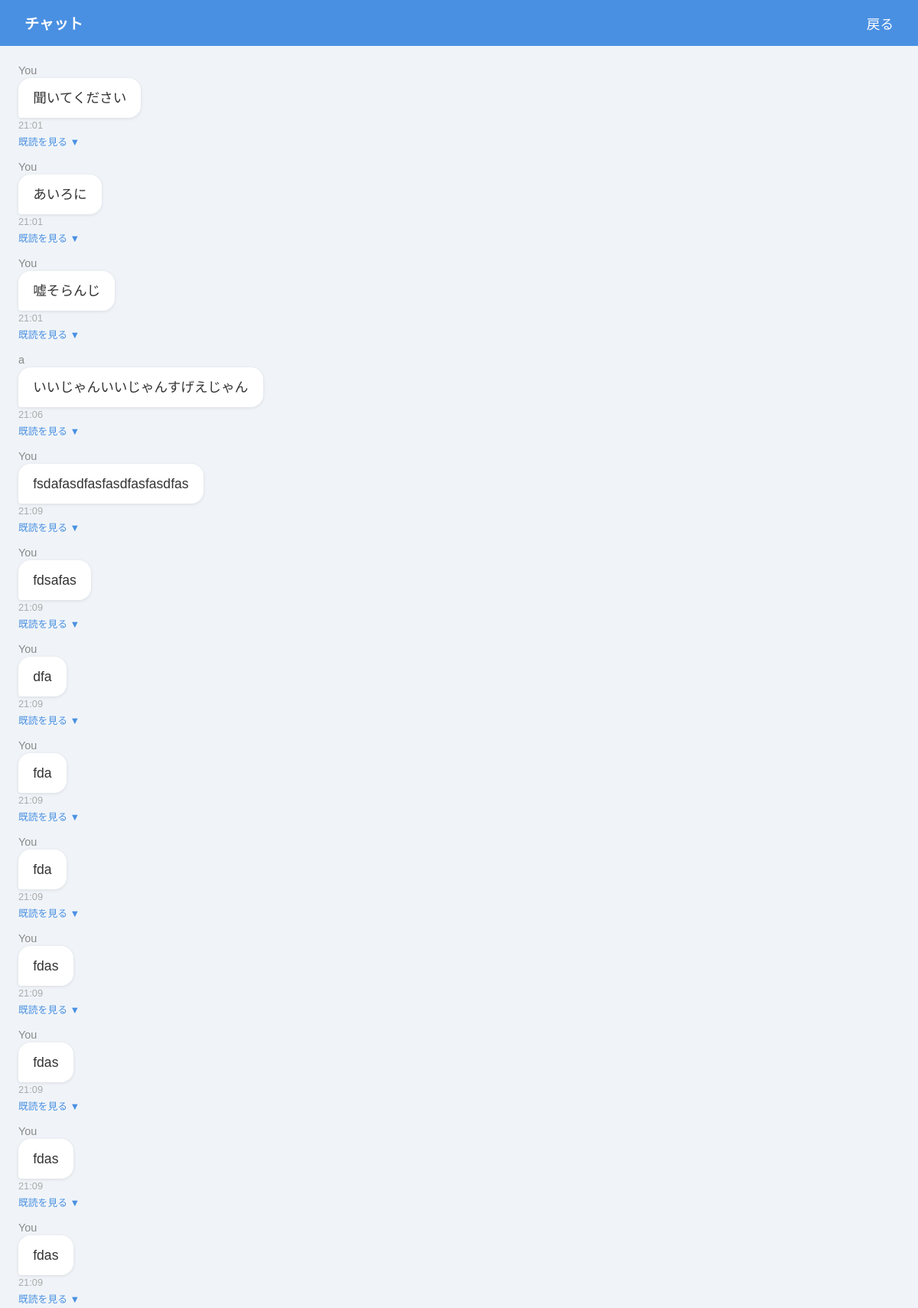
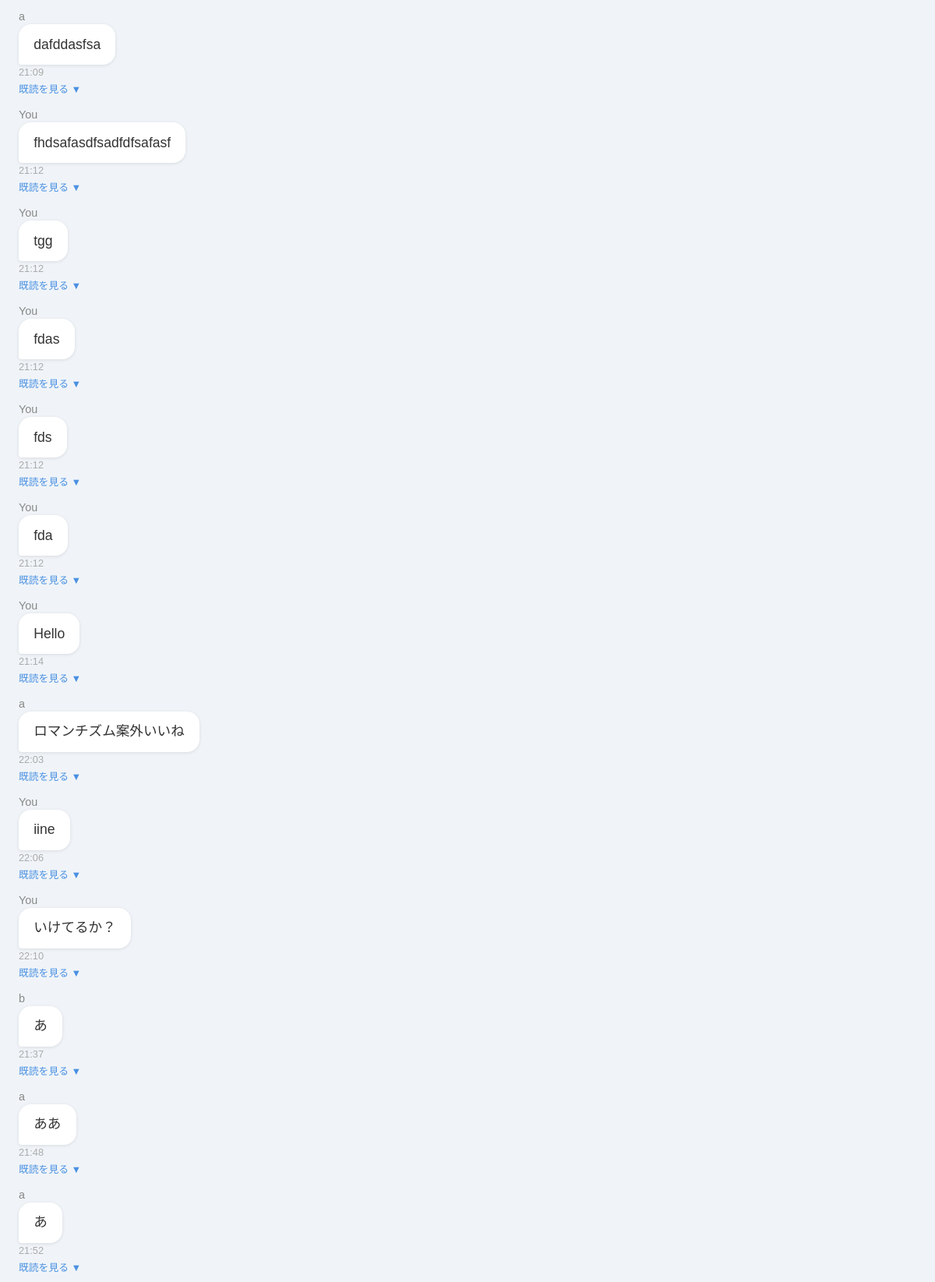
/chat (signed in, upper part), run on the app's committed database (2 pictures, top to bottom).
### models.py (models this page shows)
class Message(db.Model):
    id = db.Column(db.Integer, primary_key=True)
    user_id = db.Column(db.Integer, db.ForeignKey("user.id"), nullable=False)
    user = db.relationship("User")
    content = db.Column(db.String(500), nullable=False)
    timestamp = db.Column(db.DateTime, default=datetime.now)
    reads = db.relationship("MessageRead", backref="message", lazy=True)

class User(db.Model, UserMixin):
    id = db.Column(db.Integer, primary_key=True)
    username = db.Column(db.String(50), unique=True, nullable=False)
    password = db.Column(db.String(200), nullable=False)

### app.py (the view)
@app.route("/chat")
@login_required
def chat():
    messages = Message.query.order_by(Message.timestamp).all()
    for msg in messages:
        if msg.user_id == current_user.id:
            continue
        already = MessageRead.query.filter_by(
            message_id=msg.id,
            user_id=current_user.id
        ).first()
        if not already:
            read = MessageRead(message_id=msg.id, user_id=current_user.id)
            db.session.add(read)
            db.session.commit()
    return render_template("chat.html", messages=messages)

### app.py (called while the page is built)
@login_manager.user_loader
def load_user(user_id):
    return User.query.get(int(user_id))

### instance/templates/chat.html (shortened to what this page needs)
<!DOCTYPE html>
<html lang="ja">
<head>
</head>
<body>
<header>
  <h1>チャット</h1>
  <a href="/dashboard">戻る</a>
</header>
<div class="messages" id="messages">
  {% for msg in messages %}
    <div class="msg-row {% if msg.user_id == current_user.id %}me{% else %}other{% endif %}">
      <div class="name">{{ msg.user.username }}</div>
      <div class="bubble" data-id="{{ msg.id }}">{{ msg.content }}</div>
      <div class="time">{{ msg.timestamp.strftime("%H:%M") }}</div>
      <div class="read-toggle" onclick="toggleRead('{{ msg.id }}')">
        既読を見る ▼
      </div>
    </div>
  {% endfor %}
</div>
</body>
</html>

### instance/templates/chat.html (style rules this page uses)
body { font-family: sans-serif; background: #f0f4f8; margin: 0; display: flex; flex-direction: column; height: 100vh; }
header { background: #4a90e2; color: white; padding: 1rem 2rem; display: flex; justify-content: space-between; align-items: center; }
header h1 { margin: 0; font-size: 1.2rem; }
header a { color:white; text-decoration:none; font-size:1.1rem; }
.messages { flex: 1; overflow-y: auto; padding: 1.5rem; display: flex; flex-direction: column; }
.msg-row { display:flex; flex-direction:column; margin-bottom: 1rem; }
.msg-row.other { align-items:flex-start; }
.name { font-size:0.9rem; color:#888; margin-bottom:2px; }
.bubble { max-width:65%; padding:0.8rem 1.2rem; border-radius:16px; font-size:1.1rem; line-height:1.5; }
.other .bubble { background:white; color:#333; border-bottom-left-radius:4px; box-shadow:0 1px 4px rgba(0,0,0,0.1); }
.time { font-size:0.8rem; color:#aaa; margin-top:2px; }
.read-toggle { font-size: 0.8rem; color: #4a90e2; cursor: pointer; margin-top: 4px; user-select: none; }

### data on the page
Message: user.username "You", content "聞いてください", timestamp "21:01"
Message: user.username "You", content "あいろに", timestamp "21:01"
Message: user.username "You", content "嘘そらんじ", timestamp "21:01"
Message: user.username "a", content "いいじゃんいいじゃんすげえじゃん", timestamp "21:06"
Message: user.username "You", content "fsdafasdfasfasdfasfasdfas", timestamp "21:09"
Message: user.username "You", content "fdsafas", timestamp "21:09"
Message: user.username "You", content "dfa", timestamp "21:09"
Message: user.username "You", content "fda", timestamp "21:09"
Message: user.username "You", content "fda", timestamp "21:09"
Message: user.username "You", content "fdas", timestamp "21:09"
Message: user.username "You", content "fdas", timestamp "21:09"
Message: user.username "You", content "fdas", timestamp "21:09"
Message: user.username "You", content "fdas", timestamp "21:09"
Message: user.username "a", content "dafddasfsa", timestamp "21:09"
Message: user.username "You", content "fhdsafasdfsadfdfsafasf", timestamp "21:12"
Message: user.username "You", content "tgg", timestamp "21:12"
Message: user.username "You", content "fdas", timestamp "21:12"
Message: user.username "You", content "fds", timestamp "21:12"
Message: user.username "You", content "fda", timestamp "21:12"
Message: user.username "You", content "Hello", timestamp "21:14"
Message: user.username "a", content "ロマンチズム案外いいね", timestamp "22:03"
Message: user.username "You", content "iine", timestamp "22:06"
Message: user.username "You", content "いけてるか？", timestamp "22:10"
Message: user.username "b", content "あ", timestamp "21:37"
Message: user.username "a", content "ああ", timestamp "21:48"
Message: user.username "a", content "あ", timestamp "21:52"
